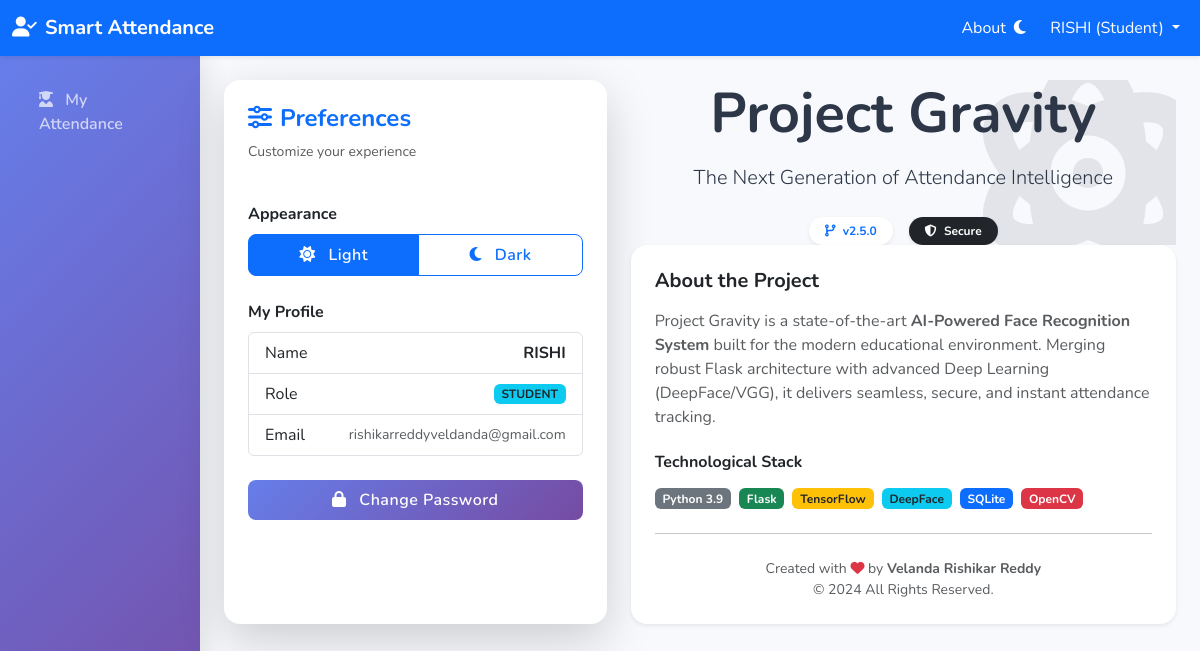
Screenshot of /settings (signed in) with the database file from the repository.
### app/models.py (models this page shows, shortened)
class User(db.Model, UserMixin):
    id = db.Column(db.Integer, primary_key=True)
    name = db.Column(db.String(100), nullable=False)
    email = db.Column(db.String(120), unique=True, nullable=False)
    password_hash = db.Column(db.String(128), nullable=False)
    role = db.Column(db.String(20), nullable=False) # 'admin', 'faculty', 'student'
    theme = db.Column(db.String(10), default='light') # 'light' or 'dark'
    student_profile = db.relationship('Student', backref='user', uselist=False, cascade="all, delete-orphan")
    faculty_profile = db.relationship('Faculty', backref='user', uselist=False, cascade="all, delete-orphan")

### app/main/routes.py (the view, shortened to what this page needs)
@main.route("/settings", methods=['GET', 'POST'])
@login_required
def settings():
    return render_template('settings.html')

### app/models.py (called while the page is built)
@login_manager.user_loader
def load_user(user_id):
    return User.query.get(int(user_id))

### app/templates/settings.html (shortened to what this page needs)
{% extends "base.html" %}
{% block content %}
<div class="row fade-in">
    <div class="col-lg-5 mb-4">
        <div class="card h-100 border-0 shadow-lg">
            <div class="card-header bg-transparent border-0 pt-4 px-4">
                <h4 class="fw-bold text-primary"><i class="fas fa-sliders-h me-2"></i>Preferences</h4>
                <p class="text-muted small">Customize your experience</p>
            </div>
            <div class="card-body px-4">
                <form method="POST">
                    <div class="mb-4">
                        <label class="form-label fw-bold d-block">Appearance</label>
                        <div class="btn-group w-100" role="group">
                            <button type="submit" name="theme" value="light"
                                class="btn btn-outline-primary {{ 'active' if current_user.theme == 'light' else '' }}">
                                <i class="fas fa-sun me-2"></i> Light
                            </button>
                            <button type="submit" name="theme" value="dark"
                                class="btn btn-outline-primary {{ 'active' if current_user.theme == 'dark' else '' }}">
                                <i class="fas fa-moon me-2"></i> Dark
                            </button>
                        </div>
                    </div>
                    <div class="mb-4">
                        <label class="form-label fw-bold">My Profile</label>
                        <ul class="list-group list-group-flush rounded border">
                            <li
                                class="list-group-item d-flex justify-content-between align-items-center bg-transparent">
                                <span>Name</span>
                                <span class="fw-bold">{{ current_user.name }}</span>
                            </li>
                            <li
                                class="list-group-item d-flex justify-content-between align-items-center bg-transparent">
                                <span>Role</span>
                                <span class="badge bg-info text-dark">{{ current_user.role|upper }}</span>
                            </li>
                            <li
                                class="list-group-item d-flex justify-content-between align-items-center bg-transparent">
                                <span>Email</span>
                                <span class="text-muted small">{{ current_user.email }}</span>
                            </li>
                        </ul>
                    </div>
                    <a href="{{ url_for('auth.change_password') }}" class="btn btn-primary w-100">
                        <i class="fas fa-lock me-2"></i> Change Password
                    </a>
                </form>
            </div>
        </div>
    </div>
    <div class="col-lg-7 mb-4">
        <div class="hero-header text-center position-relative overflow-hidden">
            <div class="position-relative z-index-1">
                <h1 class="display-4 fw-bold mb-3">Project Gravity</h1>
                <p class="lead mb-4">The Next Generation of Attendance Intelligence</p>
                <div class="d-flex justify-content-center gap-3">
                    <span class="badge bg-white text-primary px-3 py-2 rounded-pill shadow-sm"><i
                            class="fas fa-code-branch me-1"></i> v2.5.0</span>
                    <span class="badge bg-dark px-3 py-2 rounded-pill shadow-sm"><i class="fas fa-shield-alt me-1"></i>
                        Secure</span>
                </div>
            </div>
            <i class="fas fa-atom position-absolute"
                style="font-size: 15rem; opacity: 0.1; right: -2rem; bottom: -3rem;"></i>
        </div>
        <div class="card border-0 shadow-sm">
            <div class="card-body p-4">
                <h5 class="fw-bold mb-3">About the Project</h5>
                <p class="text-muted">
                    Project Gravity is a state-of-the-art <strong>AI-Powered Face Recognition System</strong> built for
                    the modern educational environment.
                    Merging robust Flask architecture with advanced Deep Learning (DeepFace/VGG), it delivers seamless,
                    secure, and instant attendance tracking.
                </p>
                <h6 class="fw-bold mt-4 mb-3">Technological Stack</h6>
                <div class="d-flex flex-wrap gap-2">
                    <span class="badge bg-secondary">Python 3.9</span>
                    <span class="badge bg-success">Flask</span>
                    <span class="badge bg-warning text-dark">TensorFlow</span>
                    <span class="badge bg-info text-dark">DeepFace</span>
                    <span class="badge bg-primary">SQLite</span>
                    <span class="badge bg-danger">OpenCV</span>
                </div>
                <hr class="my-4">
                <div class="text-center text-muted small">
                    Created with <i class="fas fa-heart text-danger"></i> by <strong>Velanda Rishikar Reddy</strong>
                    <br> &copy; 2024 All Rights Reserved.
                </div>
            </div>
        </div>
    </div>
</div>
{% endblock %}

### app/templates/base.html (shortened to what this page needs)
<!DOCTYPE html>
<html lang="en">
<head>
    <link href="https://cdn.jsdelivr.net/npm/bootstrap@5.3.0/dist/css/bootstrap.min.css" rel="stylesheet">
    <link rel="stylesheet" href="{{ url_for('static', filename='css/style.css') }}">
    <link rel="stylesheet" href="https://cdnjs.cloudflare.com/ajax/libs/font-awesome/6.4.0/css/all.min.css">
</head>
<body class="{{ 'dark-mode' if current_user.is_authenticated and current_user.theme == 'dark' else '' }}">
    <nav class="navbar navbar-expand-lg navbar-dark bg-primary shadow-sm">
        <div class="container-fluid">
            <a class="navbar-brand fw-bold" href="{{ url_for('main.home') }}">
                <i class="fas fa-user-check me-2"></i>Smart Attendance
            </a>
            <div class="collapse navbar-collapse" id="navContent">
                <ul class="navbar-nav ms-auto mb-2 mb-lg-0">
                    {% if current_user.is_authenticated %}
                    <li class="nav-item">
                        <a class="nav-link text-white" href="{{ url_for('main.about') }}">About</a>
                    </li>
                    <li class="nav-item d-flex align-items-center me-3">
                        <form action="{{ url_for('main.toggle_theme') }}" method="POST" class="d-inline">
                            <button type="submit" class="btn btn-link nav-link p-0 text-white" title="Toggle Theme">
                                {% if current_user.theme == 'dark' %}
                                <i class="fas fa-sun"></i>
                                {% else %}
                                <i class="fas fa-moon"></i>
                                {% endif %}
                            </button>
                        </form>
                    </li>
                    <li class="nav-item dropdown">
                        <a class="nav-link dropdown-toggle text-white" href="#" role="button" data-bs-toggle="dropdown">
                            {{ current_user.name }} ({{ current_user.role|title }})
                        </a>
                    </li>
                    {% endif %}
                </ul>
            </div>
        </div>
    </nav>
    <div class="container-fluid">
        <div class="row">
            {% if current_user.is_authenticated %}
            <nav class="col-md-3 col-lg-2 d-md-block sidebar collapse px-0">
                <div class="position-sticky pt-3">
                    <ul class="nav flex-column ps-2">
                        {% if current_user.role == 'admin' %}
                        <li class="nav-item">
                            <a class="nav-link {{ 'active' if request.endpoint == 'admin.dashboard' else '' }}"
                                href="{{ url_for('admin.dashboard') }}">
                                <i class="fas fa-tachometer-alt me-2"></i> Dashboard
                            </a>
                        </li>
                        <li class="nav-item">
                            <a class="nav-link {{ 'active' if 'register_user' in request.endpoint else '' }}"
                                href="{{ url_for('admin.register_user') }}">
                                <i class="fas fa-users-cog me-2"></i> Manage Users
                            </a>
                        </li>
                        <li class="nav-item">
                            <a class="nav-link {{ 'active' if 'face' in request.endpoint else '' }}"
                                href="{{ url_for('admin.register_face_selection') }}">
                                <i class="fas fa-id-card me-2"></i> Face Registration
                            </a>
                        </li>
                        {% elif current_user.role == 'student' %}
                        <li class="nav-item">
                            <a class="nav-link {{ 'active' if request.endpoint == 'student.dashboard' else '' }}"
                                href="{{ url_for('student.dashboard') }}">
                                <i class="fas fa-user-graduate me-2"></i> My Attendance
                            </a>
                        </li>
                        {% endif %}
                    </ul>
                </div>
            </nav>
            <main class="col-md-9 ms-sm-auto col-lg-10 px-md-4 py-4">
                {% else %}
                <main class="col-12 px-md-4 py-4">
                    {% endif %}
                    {% block content %}{% endblock %}
                </main>
        </div>
    </div>
</body>
</html>

### app/static/css/style.css (style rules this page uses)
:root { --primary-gradient: linear-gradient(135deg, #667eea 0%, #764ba2 100%); --secondary-gradient: linear-gradient(135deg, #f5f7fa 0%, #c3cfe2 100%); --bg-light: #f8f9fc; --text-light: #2d3748; --card-light: #ffffff; --nav-light: #ffffff; --bg-dark: #0f172a; --text-dark: #e2e8f0; --card-dark: #1e293b; --nav-dark: #1e293b; --glass-border: rgba(255, 255, 255, 0.1); }
body { background-color: var(--bg-light); color: var(--text-light); font-family: 'Nunito', sans-serif; transition: background-color 0.3s ease, color 0.3s ease; }
.card { border: none; border-radius: 1rem; box-shadow: 0 4px 6px -1px rgba(0, 0, 0, 0.1), 0 2px 4px -1px rgba(0, 0, 0, 0.06); transition: transform 0.2s; animation: fadeIn 0.5s ease-out; }
.btn { border-radius: 0.5rem; padding: 0.5rem 1.5rem; font-weight: 600; letter-spacing: 0.5px; transition: all 0.2s; }
.btn-primary { background-image: var(--primary-gradient); border: none; }
.sidebar { min-height: 100vh; background-image: var(--primary-gradient); box-shadow: 4px 0 24px rgba(0, 0, 0, 0.1); }
.sidebar .nav-link { color: rgba(255, 255, 255, 0.7); margin: 8px 15px; border-radius: 10px; transition: all 0.3s; font-weight: 600; }

### rows the page displays
User: name "RISHI", role "Student", role "STUDENT", email "rishikarreddyveldanda@gmail.com"
